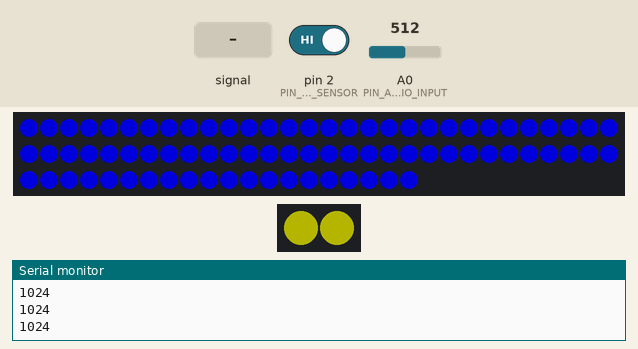
Bench run of a sketch on a simulated Arduino Uno, built with avr-gcc and run on an emulated ATmega328P. On the bench: 80 RGB LEDs in strip order, left to right, continuing on the next row, 2 RGB LEDs in strip order, left to right, the last lines printed to the serial monitor. The test bench sets the inputs (shaded band); at power-on: pin 2 (PIN_TOUCH_SENSOR) HIGH, A0 (PIN_AUDIO_INPUT) = 512. Dim RGB values are drawn brighter than linear; random numbers use the default seed unless the sketch sets one.

Above: at 1.2 s.
1.3 s: A0 (PIN_AUDIO_INPUT) fed a 200 Hz sine of ±460 counts around its level
At 1.8 s:
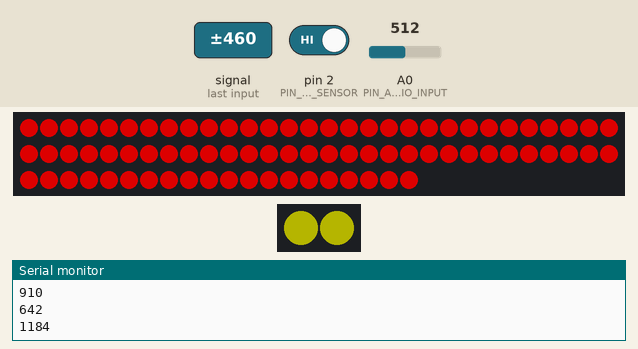
At 2.4 s:
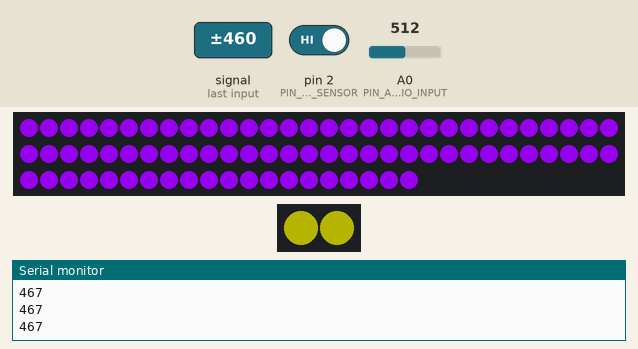

The sketch:

R3X_Mouth.ino
```cpp
#include <Adafruit_NeoPixel.h>


#define PIN_AUDIO_INPUT A0
#define PIN_TOUCH_SENSOR 2
#define LED_PIN 6
#define EYE_PIN 8
#define NUM_EYE_PIXELS 2
#define NUM_PIXELS 80
#define NUM_ROWS 12
#define CENT_X         NUM_COLS[NUM_ROWS / 2] / 2
#define CENT_Y         NUM_ROWS / 2

Adafruit_NeoPixel mouth = Adafruit_NeoPixel(NUM_PIXELS, LED_PIN, NEO_GRB + NEO_KHZ800);
Adafruit_NeoPixel eyes = Adafruit_NeoPixel(NUM_EYE_PIXELS, EYE_PIN, NEO_GRB + NEO_KHZ800);

int audioHighVoltage = 3300;  // Configure the high voltage input value (in mV)
int maxBrightness = 150;      // Maximum brightness for the Neopixels

int currentMode = 0;
unsigned long lastModeChangeTime = 0;
bool touchSensorPressed = false;

int NUM_COLS[12]= {8, 8, 8, 8, 8, 8, 8, 8, 6, 4, 4, 2};

void setup() {
  mouth.begin();
  mouth.show();  // Initialize all pixels to 'off'
  eyes.begin();
  eyes.show();
  Serial.begin(115200);
  pinMode(PIN_TOUCH_SENSOR, INPUT_PULLUP);
  // turn the eyes on
  eyes.setPixelColor(0,64,64,0); //led number followed by brightness 0-255 for each colour - example is yellow at 25% brightness
  eyes.setPixelColor(1,64,64,0);
  eyes.show();  // Update the NeoPixels
}

void loop() {
  // Read the audio input voltage
  int audioLevel = analogRead(PIN_AUDIO_INPUT) *2; // Convert to mV
  if (audioLevel <= 300){audioLevel=0;}
  //int audioLevel = random(0,1023); // only enable this for testing and disable the row above
  Serial.println(audioLevel);

  // Check if the touch sensor is pressed
  touchSensorPressed = digitalRead(PIN_TOUCH_SENSOR) == HIGH;

  // Change the mode if the touch sensor is pressed for 1 second
  if (touchSensorPressed && (millis() - lastModeChangeTime >= 500)) {
    currentMode = (currentMode + 1) % 11; // There are 11 modes
    lastModeChangeTime = millis();
  }

  // Update Neopixel lights based on the current mode
  switch (currentMode) {
    case 0: // Red Color
      updateRedPattern(audioLevel);
      break;
    case 1: // Blue Color
      updateBluePattern(audioLevel);
      break;
    case 2: // Blue Grow
      updateBlueGrow(audioLevel);
      break;
    case 3: // Red Grow
      updateRedGrow(audioLevel);
      break;
    case 4: // Blue to Red Grow
      updateBlueToRedGrow(audioLevel);
      break;
    case 5: // Rainbow
      updateRainbowPattern();
      break;
    case 6: // Blink Random Blue Lights
      blinkBlueLights();
      break;
    case 7: // Blink Random Red Lights
      blinkRedLights();
      break;
    case 8: // Blink Random Green Lights
      blinkGreenLights();
      break;
    case 9: // Blink Random White Lights
      blinkWhiteLights();
      break;
    case 10: // Blink Random Multi Lights
      blinkRandomLights();
      break;
  }
}

void updateRedPattern(int audioLevel) {
  for (int led = 0; led < NUM_PIXELS; led++) {
      int brightness = map(audioLevel, 0, audioHighVoltage, 0, maxBrightness);
      mouth.setPixelColor(led, brightness,0,0);
    }
    mouth.show();  // Update the NeoPixels
    delay(20);
}

void updateBluePattern(int audioLevel) {
  for (int led = 0; led < NUM_PIXELS; led++) {
      int brightness = map(audioLevel, 0, audioHighVoltage, 0, maxBrightness);
      mouth.setPixelColor(led, 0,0,brightness);
    }
    mouth.show();  // Update the NeoPixels
    delay(20);
}

void updateBlueGrow(int audioLevel) {
  int rectWidth = map(audioLevel, 0, 1023, 0, NUM_COLS[NUM_ROWS / 2]);
  int rectHeight = map(audioLevel, 0, 1023, 0, NUM_ROWS);
// Clear the matrix
  mouth.clear();

  int startX = CENT_X - (rectWidth / 2);
  int startY = CENT_Y - (rectHeight / 2)-1 ;
  int endX = startX + rectWidth;
  int endY = startY + rectHeight;

  for (int x = startX; x < endX; x++) {
    for (int y = startY; y < endY; y++) {
      int rowOffset = 0;
      for (int i = 0; i < y; i++) {
        rowOffset += NUM_COLS[i];
      }
      int pixelIndex = rowOffset + x;
      mouth.setPixelColor(pixelIndex, mouth.Color(0, 0, maxBrightness)); // Set the color to blue
    }
  }

  mouth.show(); // Display the updated matrix
  delay(20);
}

void updateRedGrow(int audioLevel) {
  int rectWidth = map(audioLevel, 0, 1023, 0, NUM_COLS[NUM_ROWS / 2]);
  int rectHeight = map(audioLevel, 0, 1023, 0, NUM_ROWS);
// Clear the matrix
  mouth.clear();

  int startX = CENT_X - (rectWidth / 2);
  int startY = CENT_Y - (rectHeight / 2)-1 ;
  int endX = startX + rectWidth;
  int endY = startY + rectHeight;

  for (int x = startX; x < endX; x++) {
    for (int y = startY; y < endY; y++) {
      int rowOffset = 0;
      for (int i = 0; i < y; i++) {
        rowOffset += NUM_COLS[i];
      }
      int pixelIndex = rowOffset + x;
      mouth.setPixelColor(pixelIndex, mouth.Color(maxBrightness, 0, 0)); // Set the color to red
    }
  }

  mouth.show(); // Display the updated matrix
  delay(20);
}

void updateBlueToRedGrow(int audioLevel) {
  int rectWidth = map(audioLevel, 0, 1023, 0, NUM_COLS[NUM_ROWS / 2]);
  int rectHeight = map(audioLevel, 0, 1023, 0, NUM_ROWS);
// Clear the matrix
  mouth.clear();

  int startX = CENT_X - (rectWidth / 2);
  int startY = CENT_Y - (rectHeight / 2)-1 ;
  int endX = startX + rectWidth;
  int endY = startY + rectHeight;

for (int x = startX; x < endX; x++) {
    for (int y = startY; y < endY; y++) {
      int rowOffset = 0;
      for (int i = 0; i < y; i++) {
        rowOffset += NUM_COLS[i];
      }
      int pixelIndex = rowOffset + x;
      // Calculate the color gradient from blue to red
      int blueValue = map(audioLevel, 0, 1023, 255, 50);
      int redValue = 0;
      if (audioLevel >=900){
        redValue = map(audioLevel, 0, 1023, 0, 255);
      }
      Serial.println(redValue);
      mouth.setPixelColor(pixelIndex, mouth.Color(redValue, 0, blueValue)); // Set the color gradient
    }
  }

  mouth.show(); // Display the updated matrix
  delay(20);
}

void updateRainbowPattern() {
  for(long firstPixelHue = 0; firstPixelHue < 65535; firstPixelHue += 512) {
    mouth.rainbow(firstPixelHue);
    mouth.show(); // Update mouth with new contents
  }
}

void blinkBlueLights() {
  // Number of lights to blink (randomly selected)
  int numLights = random(1, NUM_PIXELS/4 + 1);

  // Create an array to store which lights are blinking
  boolean isBlinking[NUM_PIXELS];
  for (int i = 0; i < NUM_PIXELS; i++) {
    isBlinking[i] = false;
  }

  // Turn on random lights with random brightness in blue
  for (int i = 0; i < numLights; i++) {
    int randomPixel;
    do {
      randomPixel = random(NUM_PIXELS);
    } while (isBlinking[randomPixel]); // Ensure it's not already blinking

    int brightness = random(maxBrightness + 1); // Random brightness
    mouth.setPixelColor(randomPixel, mouth.Color(0, 0, brightness));
    mouth.setBrightness(maxBrightness);
    isBlinking[randomPixel] = true;
  }

  mouth.show();
  delay(50); // Adjust the delay to control the blinking rate
  mouth.clear(); // Turn off all lights
  mouth.show();
}

void blinkRedLights() {
  // Number of lights to blink (randomly selected)
  int numLights = random(1, NUM_PIXELS/4 + 1);

  // Create an array to store which lights are blinking
  boolean isBlinking[NUM_PIXELS];
  for (int i = 0; i < NUM_PIXELS; i++) {
    isBlinking[i] = false;
  }

  // Turn on random lights with random brightness in blue
  for (int i = 0; i < numLights; i++) {
    int randomPixel;
    do {
      randomPixel = random(NUM_PIXELS);
    } while (isBlinking[randomPixel]); // Ensure it's not already blinking

    int brightness = random(maxBrightness + 1); // Random brightness
    mouth.setPixelColor(randomPixel, mouth.Color(brightness, 0, 0));
    mouth.setBrightness(maxBrightness);
    isBlinking[randomPixel] = true;
  }

  mouth.show();
  delay(50); // Adjust the delay to control the blinking rate
  mouth.clear(); // Turn off all lights
  mouth.show();
}

void blinkGreenLights() {
  // Number of lights to blink (randomly selected)
  int numLights = random(1, NUM_PIXELS/4 + 1);

  // Create an array to store which lights are blinking
  boolean isBlinking[NUM_PIXELS];
  for (int i = 0; i < NUM_PIXELS; i++) {
    isBlinking[i] = false;
  }

  // Turn on random lights with random brightness in blue
  for (int i = 0; i < numLights; i++) {
    int randomPixel;
    do {
      randomPixel = random(NUM_PIXELS);
    } while (isBlinking[randomPixel]); // Ensure it's not already blinking

    int brightness = random(maxBrightness + 1); // Random brightness
    mouth.setPixelColor(randomPixel, mouth.Color(0, brightness, 0));
    mouth.setBrightness(maxBrightness);
    isBlinking[randomPixel] = true;
  }

  mouth.show();
  delay(50); // Adjust the delay to control the blinking rate
  mouth.clear(); // Turn off all lights
  mouth.show();
}

void blinkWhiteLights() {
  // Number of lights to blink (randomly selected)
  int numLights = random(1, NUM_PIXELS/4 + 1);

  // Create an array to store which lights are blinking
  boolean isBlinking[NUM_PIXELS];
  for (int i = 0; i < NUM_PIXELS; i++) {
    isBlinking[i] = false;
  }

  // Turn on random lights with random brightness in blue
  for (int i = 0; i < numLights; i++) {
    int randomPixel;
    do {
      randomPixel = random(NUM_PIXELS);
    } while (isBlinking[randomPixel]); // Ensure it's not already blinking

    int brightness = random(maxBrightness + 1); // Random brightness
    mouth.setPixelColor(randomPixel, mouth.Color(brightness, brightness, brightness));
    mouth.setBrightness(maxBrightness);
    isBlinking[randomPixel] = true;
  }

  mouth.show();
  delay(50); // Adjust the delay to control the blinking rate
  mouth.clear(); // Turn off all lights
  mouth.show();
}

void blinkRandomLights() {
  // Number of lights to blink (randomly selected)
  int numLights = random(1, NUM_PIXELS/4 + 1);

  // Create an array to store which lights are blinking
  boolean isBlinking[NUM_PIXELS];
  for (int i = 0; i < NUM_PIXELS; i++) {
    isBlinking[i] = false;
  }

  // Turn on random lights with random brightness in blue
  for (int i = 0; i < numLights; i++) {
    int randomPixel;
    do {
      randomPixel = random(NUM_PIXELS);
    } while (isBlinking[randomPixel]); // Ensure it's not already blinking

    int brightness = random(maxBrightness + 1); // Random brightness
    int r =random(0,maxBrightness);
    int g =random(0,maxBrightness);
    int b =random(0,maxBrightness);
    mouth.setPixelColor(randomPixel, mouth.Color(r, g, b));
    isBlinking[randomPixel] = true;
  }

  mouth.show();
  delay(50); // Adjust the delay to control the blinking rate
  mouth.clear(); // Turn off all lights
  mouth.show();
}
```
